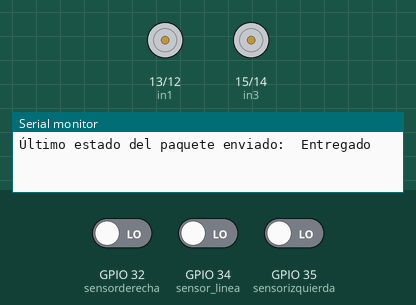
The sketch below on a simulated ESP32. On the bench: motor-driver pin pairs drawn as motors (green arrow = first pin HIGH = forward, orange = second pin HIGH = backward, longer = more drive, scaled by the enable pin), the last lines printed to the serial monitor. The inputs (shaded band) are chosen by the test bench; at power-on: GPIO 32 (sensorderecha) LOW, GPIO 35 (sensorizquierda) LOW, GPIO 34 (sensor_linea) LOW.

Above: at 1.2 s.
1.3 s: GPIO 32 (sensorderecha) driven HIGH
3.2 s: GPIO 35 (sensorizquierda) driven HIGH
At 4.1 s:
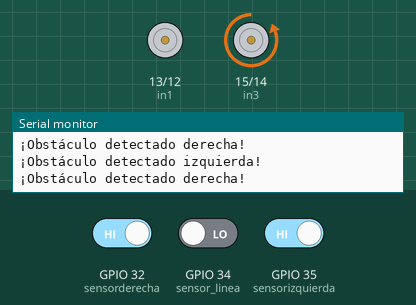
4.7 s: GPIO 32 (sensorderecha) driven LOW
At 5.8 s:
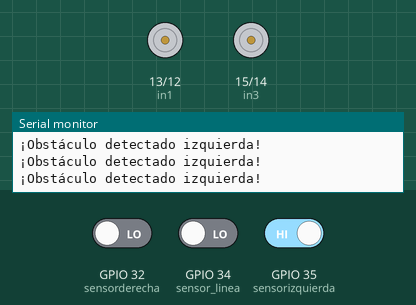
7.7 s: GPIO 32 (sensorderecha) driven HIGH and GPIO 34 (sensor_linea) driven HIGH
At 8.7 s:
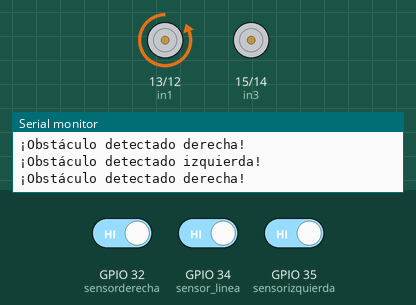
9.2 s: GPIO 34 (sensor_linea) driven LOW
At 10.3 s:
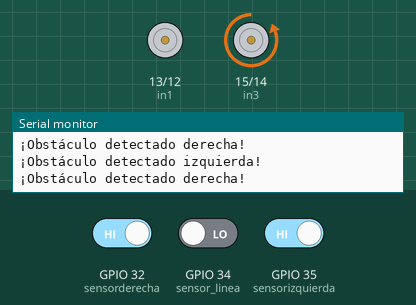
10.7 s: GPIO 34 (sensor_linea) driven HIGH
At 12.0 s:
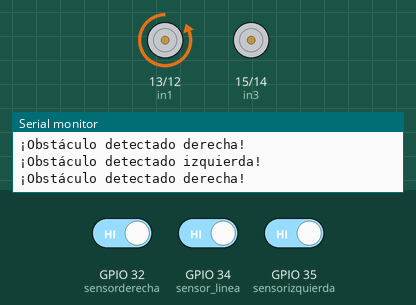
Timing chart, 0 to 13.2 s (numbered marks = the images above; inputs shaded):
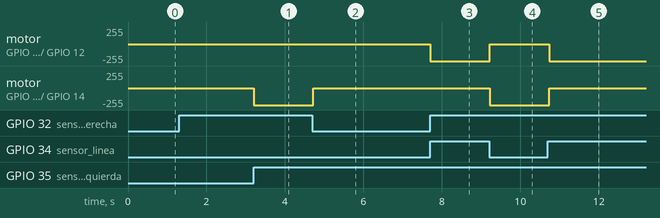

The sketch:

Esp32_Robot_.ino
```cpp
#include <Arduino.h>
#include <esp_now.h>
#include <WiFi.h>

const int sensorizquierda = 35; // Pin del sensor KY-032 izquierda
const int sensorderecha   = 32; // sensor ky-032 derecha
const int in1 = 13; // Pin de control de dirección del motor 1 (IN1 del L298N)
const int in2 = 12; // Pin de control de dirección del motor 1 (IN2 del L298N)
const int in3 = 15; // Pin de control de dirección del motor 2 (IN3 del L298N)
const int in4 = 14; // Pin de control de dirección del motor 2 (IN4 del L298N)
const int en1 = 27; // Pin de habilitación del motor 1 (EN1 del L298N)
const int en2 = 26; // Pin de habilitación del motor 2 (EN2 del L298N)
const int sensor_linea = 34; // Pin del sensor TCRT5000

int digitalValue;
int deteccionizquierda = 0;
int deteccionderecha = 0;
char lastSentLetter = '\0'; // Mantiene el estado de la última letra enviada

// Dirección MAC del receptor
uint8_t broadcastAddress[] = {0x64, 0xb7, 0x08, 0x6e, 0xeb, 0x78};

// Estructura de datos para enviar
typedef struct struct_message {
  char letter; // Cambiado a un carácter
} struct_message;

// Crear una estructura struct_message llamada myData
struct_message myData;

esp_now_peer_info_t peerInfo;

// Callback cuando los datos son enviados
void OnDataSent(const uint8_t *mac_addr, esp_now_send_status_t status) {
  Serial.print("\r\nÚltimo estado del paquete enviado:\t");
  Serial.println(status == ESP_NOW_SEND_SUCCESS ? "Entregado" : "Fallo en la entrega");
}

// Callback que se ejecutará cuando los datos sean recibidos
void OnDataRecv(const uint8_t *mac, const uint8_t *incomingData, int len) {
  // No necesitamos hacer nada con los datos recibidos en este caso
}

void detectorOponente(){

  deteccionizquierda = 0;
  deteccionderecha   = 0;

  int izquierda = digitalRead(sensorizquierda); // Lee el valor del sensor izquierda
  int derecha = digitalRead(sensorderecha); // Lee el valor del sensor derecha

  if (izquierda == HIGH) { // Si el sensor izquierda detecta un obstáculo
    Serial.println("¡Obstáculo detectado izquierda!");
    deteccionizquierda = 1;
  }
  if (derecha == HIGH) { // Si el sensor derecha detecta un obstáculo
    Serial.println("¡Obstáculo detectado derecha!");
    deteccionderecha = 1;

  }
}

void adelante_rueda1() {
  // Adelante con la rueda 1
  digitalWrite(en1, HIGH);
  digitalWrite(en2, LOW);
  digitalWrite(in1, LOW);
  digitalWrite(in2, HIGH);
  digitalWrite(in3, LOW);
  digitalWrite(in4, LOW);
  /*if (lastSentLetter != 'a') {
    myData.letter = 'a'; // Enviar 'a' al mover la rueda 1
    lastSentLetter = 'a';
    esp_now_send(broadcastAddress, (uint8_t *) &myData, sizeof(myData));
  }*/
}

void adelante_rueda2() {
  // Adelante con la rueda 2
  digitalWrite(en1, LOW);
  digitalWrite(en2, HIGH);
  digitalWrite(in1, LOW);
  digitalWrite(in2, LOW);
  digitalWrite(in3, LOW);
  digitalWrite(in4, HIGH);
  /*if (lastSentLetter != 'b') {
    myData.letter = 'b'; // Enviar 'b' al mover la rueda 2
    lastSentLetter = 'b';
    esp_now_send(broadcastAddress, (uint8_t *) &myData, sizeof(myData));
  }*/
}

void detener() {
  // Detener ambos motores
  digitalWrite(en1, LOW);
  digitalWrite(en2, LOW);
  digitalWrite(in1, LOW);
  digitalWrite(in2, LOW);
  digitalWrite(in3, LOW);
  digitalWrite(in4, LOW);

  deteccionizquierda = 0;
  deteccionderecha = 0;
}

void setup() {
  Serial.begin(115200);

  // Configurar el dispositivo como una estación Wi-Fi
  WiFi.mode(WIFI_STA);

  // Inicializar ESP-NOW
  if (esp_now_init() != ESP_OK) {
    Serial.println("Error al inicializar ESP-NOW");
    return;
  }

  // Una vez que ESPNow se haya inicializado correctamente, nos registraremos para el callback de envío
  esp_now_register_send_cb(OnDataSent);

  // Registrar el receptor
  memcpy(peerInfo.peer_addr, broadcastAddress, 6);
  peerInfo.channel = 0;
  peerInfo.encrypt = false;

  // Añadir el receptor
  if (esp_now_add_peer(&peerInfo) != ESP_OK){
    Serial.println("Error al añadir receptor");
    return;
  }
  // Una vez que ESPNow se haya inicializado correctamente, nos registraremos para el callback de recepción
  esp_now_register_recv_cb(OnDataRecv);

  pinMode(in1, OUTPUT);
  pinMode(in2, OUTPUT);
  pinMode(in3, OUTPUT);
  pinMode(in4, OUTPUT);
  pinMode(en1, OUTPUT);
  pinMode(en2, OUTPUT);
  pinMode(sensor_linea, INPUT); // Configura el pin del sensor de línea como entrada
  pinMode(sensorizquierda, INPUT); // Configura el pin del sensor de izquierda como entrada
  pinMode(sensorderecha, INPUT); // Configura el pin del sensor de derecha como entrada
}

void loop() {
  detectorOponente();

  // Si alguno de los sensores detecta algo, detener los motores y enviar el estado
  if (deteccionizquierda == 0) {
    detener();
    if (lastSentLetter != 'd') {
      myData.letter = 'd'; // Enviar 'd' al recibir la detección izquierda
      lastSentLetter = 'd';
      esp_now_send(broadcastAddress, (uint8_t *) &myData, sizeof(myData));
    }
  } else if(deteccionderecha == 0){
    detener();
    if (lastSentLetter != 'e') {
      myData.letter = 'e'; // Enviar 'e' al recibir la detección derecha
      lastSentLetter = 'e';
      esp_now_send(broadcastAddress, (uint8_t *) &myData, sizeof(myData));
    }
  } else {
    // Si ninguno de los sensores detecta algo, continuar moviendo el robot y enviar el estado
    digitalValue = digitalRead(sensor_linea);
    if (digitalValue == HIGH) {
      adelante_rueda1(); // Avanzar con la rueda 1
      if (lastSentLetter != 'a') {
        myData.letter = 'a'; // Enviar 'a' al mover la rueda 1
        lastSentLetter = 'a';
        esp_now_send(broadcastAddress, (uint8_t *) &myData, sizeof(myData));
      }
    } else if (digitalValue == LOW){
      adelante_rueda2(); // Avanzar con la rueda 2
      if (lastSentLetter != 'b') {
        myData.letter = 'b'; // Enviar 'b' al mover la rueda 2
        lastSentLetter = 'b';
        esp_now_send(broadcastAddress, (uint8_t *) &myData, sizeof(myData));
      }
    }


  delay(50); // Esperar 50 ms antes de la siguiente iteración
}
}
```

Measured:
- after the input at 3.2 s, motor on GPIO 15 (in3) / GPIO 14 (in4): stopped → backward 255/255 at once
- after the input at 4.7 s, motor on GPIO 15 (in3) / GPIO 14 (in4): backward 255/255 → stopped at once
- after the input at 7.7 s, motor on GPIO 13 (in1) / GPIO 12 (in2): stopped → backward 255/255 at once
- after the input at 9.2 s, motor on GPIO 13 (in1) / GPIO 12 (in2): backward 255/255 → stopped at once; motor on GPIO 15 (in3) / GPIO 14 (in4): stopped → backward 255/255 at once
- after the input at 10.7 s, motor on GPIO 13 (in1) / GPIO 12 (in2): stopped → backward 255/255 at once; motor on GPIO 15 (in3) / GPIO 14 (in4): backward 255/255 → stopped at once
